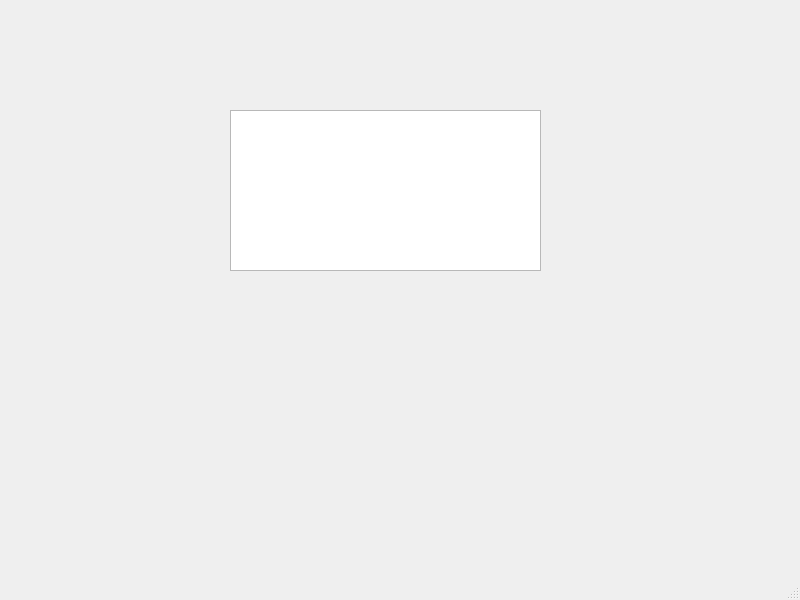
<?xml version="1.0" encoding="UTF-8"?>
<ui version="4.0">
 <class>RecipeView</class>
 <widget class="QMainWindow" name="RecipeView">
  <property name="geometry">
   <rect>
    <x>0</x>
    <y>0</y>
    <width>800</width>
    <height>600</height>
   </rect>
  </property>
  <property name="windowTitle">
   <string>MainWindow</string>
  </property>
  <widget class="QWidget" name="centralwidget">
   <widget class="QPlainTextEdit" name="plainTextEdit">
    <property name="geometry">
     <rect>
      <x>230</x>
      <y>110</y>
      <width>311</width>
      <height>161</height>
     </rect>
    </property>
   </widget>
  </widget>
  <widget class="QMenuBar" name="menubar">
   <property name="geometry">
    <rect>
     <x>0</x>
     <y>0</y>
     <width>800</width>
     <height>21</height>
    </rect>
   </property>
  </widget>
  <widget class="QStatusBar" name="statusbar"/>
 </widget>
 <resources/>
 <connections/>
</ui>
